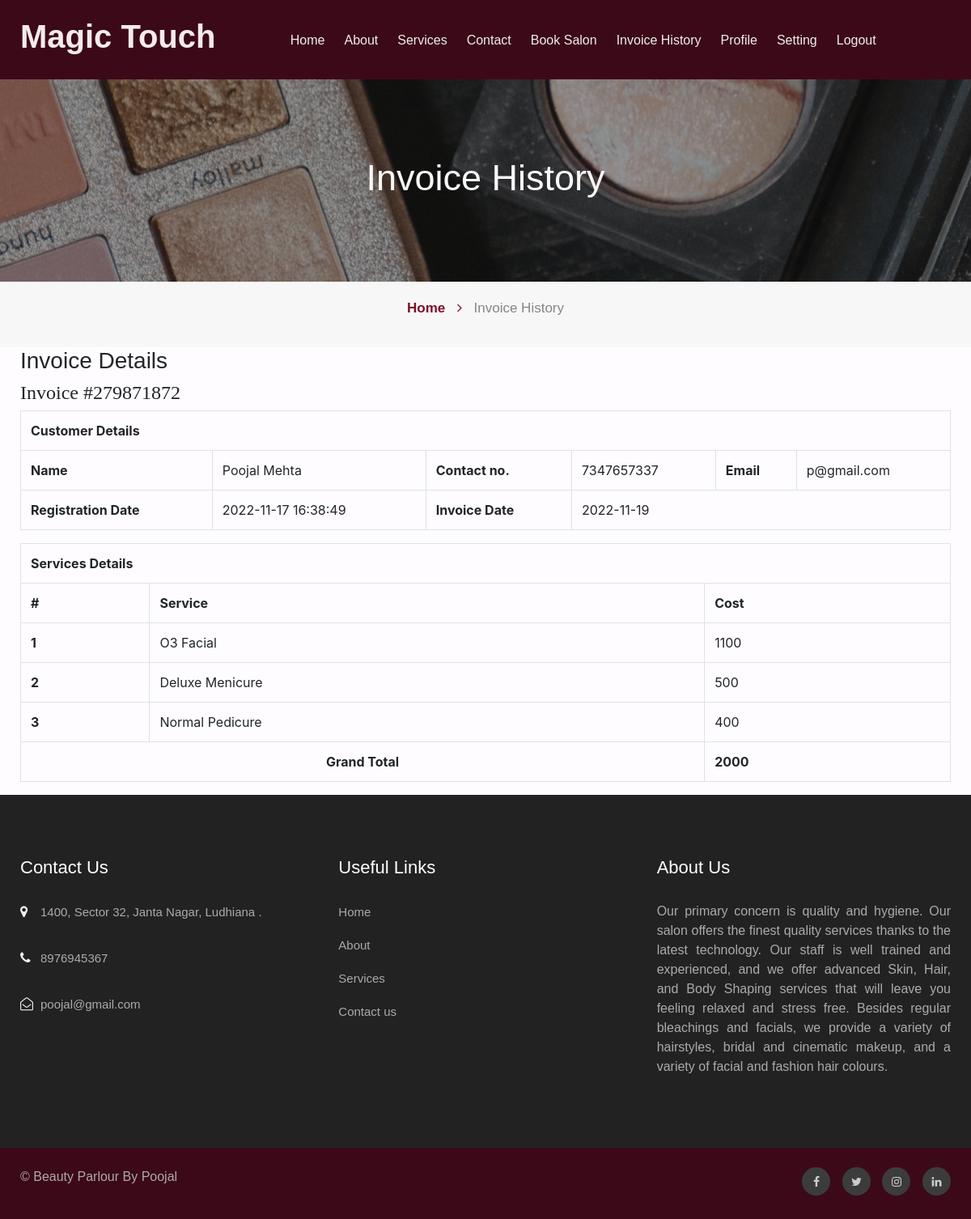
The page /view-invoice.php?invoiceid=279871872 (signed in) on the database its author committed.
### tables this page shows
CREATE TABLE `tblservices` (
  `ID` int(10) NOT NULL,
  `ServiceName` varchar(200) DEFAULT NULL,
  `ServiceDescription` mediumtext DEFAULT NULL,
  `Cost` int(10) DEFAULT NULL,
  `Image` varchar(200) DEFAULT NULL
);

CREATE TABLE `tblpage` (
  `ID` int(10) NOT NULL,
  `PageType` varchar(200) DEFAULT NULL,
  `PageTitle` mediumtext DEFAULT NULL,
  `PageDescription` mediumtext DEFAULT NULL,
  `Email` varchar(200) DEFAULT NULL,
  `MobileNumber` bigint(10) DEFAULT NULL,
  `Timing` varchar(200) NOT NULL
);

### view-invoice.php (the view, shortened to what this page needs)
<?php
include('includes/dbconnection.php');
if (strlen($_SESSION['bpmsuid']==0)) {
  header('location:logout.php');
  } else{
  ?>
<!doctype html>
<html lang="en">
  <head>
    <link rel="stylesheet" href="assets/css/new.css">
    <link rel="stylesheet" href="assets/css/style-starter.css">
  </head>
  <body id="home">
<?php include_once('includes/header.php');?>
<section class="about1">
    <div class="about-inner contact ">
        <div class="container">
            <div class="main-titles-head text-center">
            <h3 class="header-name ">
 Invoice History
            </h3>
        </div>
</div>
</div>
<div class="breadcrumbs-sub">
<div class="container">
<ul class="breadcrumbs-custom-path">
    <li class="right-side propClone"><a href="index.php" class="">Home <span class="fa fa-angle-right" aria-hidden="true"></span></a> <p></li>
    <li class="active ">
        Invoice History</li>
</ul>
</div>
</div>
</section>
<section class="w3l-contact-info-main" id="contact">
    <div class="contact-sec	">
        <div class="container">
            <div>
                <div class="cont-details">
                   <div class="table-content table-responsive cart-table-content m-t-30">
                    <h3 class="title1">Invoice Details</h3>
    <?php
    $invid=intval($_GET['invoiceid']);
$ret=mysqli_query($con,"select DISTINCT  date(tblinvoice.PostingDate) as invoicedate,tbluser.FirstName,tbluser.LastName,tbluser.Email,tbluser.MobileNumber,tbluser.RegDate
    from  tblinvoice
    join tbluser on tbluser.ID=tblinvoice.Userid
    where tblinvoice.BillingId='$invid'");
while ($row=mysqli_fetch_array($ret)) {
?>
                    <div class="table-responsive bs-example widget-shadow">
                        <h4>Invoice #<?php echo $invid;?></h4>
                        <table class="table table-bordered" width="100%" border="1">
<tr>
<th colspan="6">Customer Details</th>
</tr>
                             <tr>
                                <th>Name</th>
                                <td><?php echo $row['FirstName']?> <?php echo $row['LastName']?></td>
                                <th>Contact no.</th>
                                <td><?php echo $row['MobileNumber']?></td>
                                <th>Email </th>
                                <td><?php echo $row['Email']?></td>
                            </tr>
                             <tr>
                                <th>Registration Date</th>
                                <td><?php echo $row['RegDate']?></td>
                                <th>Invoice Date</th>
                                <td colspan="3"><?php echo $row['invoicedate']?></td>
                            </tr>
<?php }?>
</table>
<table class="table table-bordered" width="100%" border="1">
<tr>
<th colspan="3">Services Details</th>
</tr>
<tr>
<th>#</th>
<th>Service</th>
<th>Cost</th>
</tr>
<?php
$ret=mysqli_query($con,"select tblservices.ServiceName,tblservices.Cost
    from  tblinvoice
    join tblservices on tblservices.ID=tblinvoice.ServiceId
    where tblinvoice.BillingId='$invid'");
$cnt=1;
while ($row=mysqli_fetch_array($ret)) {
    ?>
<tr>
<th><?php echo $cnt;?></th>
<td><?php echo $row['ServiceName']?></td>
<td><?php echo $subtotal=$row['Cost']?></td>
</tr>
<?php
$cnt=$cnt+1;
$gtotal+=$subtotal;
} ?>
<tr>
<th colspan="2" style="text-align:center">Grand Total</th>
<th><?php echo $gtotal?></th>
</tr>
</table>
                    </div> </div>
    </div>
    </div></div>
</section>
<?php include_once('includes/footer.php');?>
</body>
</html><?php } ?>

### includes/footer.php (shortened to what this page needs)
<section class="footer">
    <div class="footer-29 py-5">
      <div class="container py-lg-4">
        <div class="row footer-top-29">
          <div class="col-lg-4 col-md-6 col-sm-8 footer-list-29 footer-1">
            <h6 class="footer-title">Contact Us</h6>
            <ul>
              <?php
$ret=mysqli_query($con,"select * from tblpage where PageType='contactus' ");
while ($row=mysqli_fetch_array($ret)) {
?>
              <li>
                <span class="fa fa-map-marker"></span> <p ><?php  echo $row['PageDescription'];?>.</p>
              </li>
              <li><span class="fa fa-phone"></span><p><?php  echo $row['MobileNumber'];?></p></li>
              <li><span class="fa fa-envelope-open-o"></span><p><?php  echo $row['Email'];?></p></li><?php } ?>
            </ul>
          </div>
          <div class="col-lg-4 col-md-6 col-sm-4 footer-list-29 footer-2 ">
            <ul>
              <h6 class="footer-title">Useful Links</h6>
              <li><a href="index.php">Home</a></li>
              <li><a href="about.php">About</a></li>
              <li><a href="services.php"> Services</a></li>
              <li><a href="contact.php">Contact us</a></li>
            </ul>
          </div>
          <div class="col-lg-4 col-md-6 col-sm-7 footer-list-29 footer-4">
            <?php
$ret=mysqli_query($con,"select * from tblpage where PageType='aboutus' ");
while ($row=mysqli_fetch_array($ret)) {
?>
            <h6 class="footer-title"><?php  echo $row['PageTitle'];?> </h6>
            <p style="text-align:justify;"><?php  echo $row['PageDescription'];?></p><?php } ?>
          </div>
        </div>
      </div>
    </div>
  </section>
  <section class="footer">
    <div class="container">
      <div class="row bottom-copies">
        <p class="col-lg-8 copy-footer-29">© Beauty Parlour By Poojal </p>
        <div class="col-lg-4 main-social-footer-29">
          <a href="#facebook" class="facebook"><span class="fa fa-facebook"></span></a>
          <a href="#twitter" class="twitter"><span class="fa fa-twitter"></span></a>
          <a href="#instagram" class="instagram"><span class="fa fa-instagram"></span></a>
          <a href="#linkedin" class="linkedin"><span class="fa fa-linkedin"></span></a>
        </div>
      </div>
    </div>
  </section>

### assets/css/new.css (style rules this page uses)
.container { width: 100%; padding-right: 15px; padding-left: 15px; margin-right: auto; margin-left: auto; }
.about1 .about-inner { padding: 15px 0px; background: var(--back-color); }
.about1 .about-inner { padding: 30px 0px 30px; background-size: cover; -webkit-background-size: cover; -moz-background-size: cover; -o-background-size: cover; -ms-background-size: cover; position: relative; display: grid; align-items: center; z-index: 0; text-align: center; min-height: 250px; }
.about1 .about-inner:before { content: ""; background: rgba(27, 27, 27, 0.4); position: absolute; top: 0; min-height: 100%; z-index: -1; left: 0; right: 0; }
.about1 ul.breadcrumbs-custom-path li { display: inline-block; }
.about1 ul.breadcrumbs-custom-path li, .about1 ul.breadcrumbs-custom-path li a { font-size: 17px; line-height: 25px; font-weight: 600; }
.about1 ul.breadcrumbs-custom-path li { color: var(--para-sub-color); }
.about1 ul.breadcrumbs-custom-path li a { color: #7d1128; }
.about1 ul.breadcrumbs-custom-path li span { margin: 0 10px; }
.about1 ul.breadcrumbs-custom-path li.active { font-weight: 100; }
.about1 .contact { background: url(../images/b3.jpg) no-repeat center; }
.about1 .breadcrumbs-sub { background: var(--back-color); text-align: center; padding: 20px 0px; }
h3.header-name { color: var(--back-color); font-size: 45px; line-height: 55px; text-transform: capitalize; text-align: center; }
.footer { background: #3c0919; }
.footer .footer-29 { background: #222; }
.footer .footer-list-29 p { color: #ababab; }
.footer h6.footer-title { color: #fff; font-size: 22px; line-height: 35px; text-transform: capitalize; margin-bottom: 25px; position: relative; }
.footer .footer-list-29 ul li { list-style: none; margin-bottom: 15px; display: grid; grid-template-columns: auto 1fr; align-items: baseline; grid-gap: 5px; }
.footer .footer-list-29 ul li:last-child { margin-bottom: 0px; }
.footer .footer-list-29 ul li a, .footer .footer-list-29 ul li p { font-weight: normal; font-size: 15px; line-height: 26px; color: #ababab; }
.footer .main-social-footer-29 a { margin-right: 10px; color: #ccc; background: #3c3c3c; width: 35px; height: 35px; line-height: 36px; display: inline-block; text-align: center; font-size: 14px; border-radius: 50%; transition: 0.3s; }
.footer .footer-list-29 ul li span.fa { color: #eee; width: 20px; }
.footer .main-social-footer-29 a:last-child { margin-right: 0; }
.footer .main-social-footer-29 { text-align: right; }
.footer .bottom-copies { padding: 1.5em 0; }
.footer p.copy-footer-29 { align-self: center; color: #ababab; }
.pt-5, .py-5 { padding-top: 3rem !important; }
.pb-5, .py-5 { padding-bottom: 3rem !important; }
h1, h2, h3, h5, h6, a { margin: 0; padding: 0; font-family: 'Overpass', sans-serif; }
h4 { font-family: 'Overpass', serif; margin: 0px; }
p, ul li, ol li, input, span, button, textarea { font-family: 'Red Hat Display', sans-serif; margin: 0; padding: 0; }

### rows shown on the page
tblservices: ServiceName "O3 Facial", Cost "1100"
tblservices: ServiceName "Deluxe Menicure", Cost "500"
tblservices: ServiceName "Normal Pedicure", Cost "400"
tblpage: PageDescription "1400, Sector 32, Janta Nagar, Ludhiana", MobileNumber "8976945367", Email "poojal@gmail.com"
tblpage: PageTitle "About Us", PageDescription "Our primary concern is quality and hygiene. Our salon offers the finest quality services thanks to the latest technology. Our staff is well trained and experienced, and we offer advanced Skin, Hair, and Body Shaping services that will leave you feeling relaxed and stress free. Besides regular bleachings and facials, we provide a variety of hairstyles, bridal and cinematic makeup, and a variety of facial and fashion hair colours."

### other values the page prints
$row['FirstName'] "Poojal"
$row['LastName'] "Mehta"
$row['MobileNumber'] "7347657337"
$row['Email'] "p@gmail.com"
$row['RegDate'] "2022-11-17 16:38:49"
$row['invoicedate'] "2022-11-19"
$gtotal "2000"
